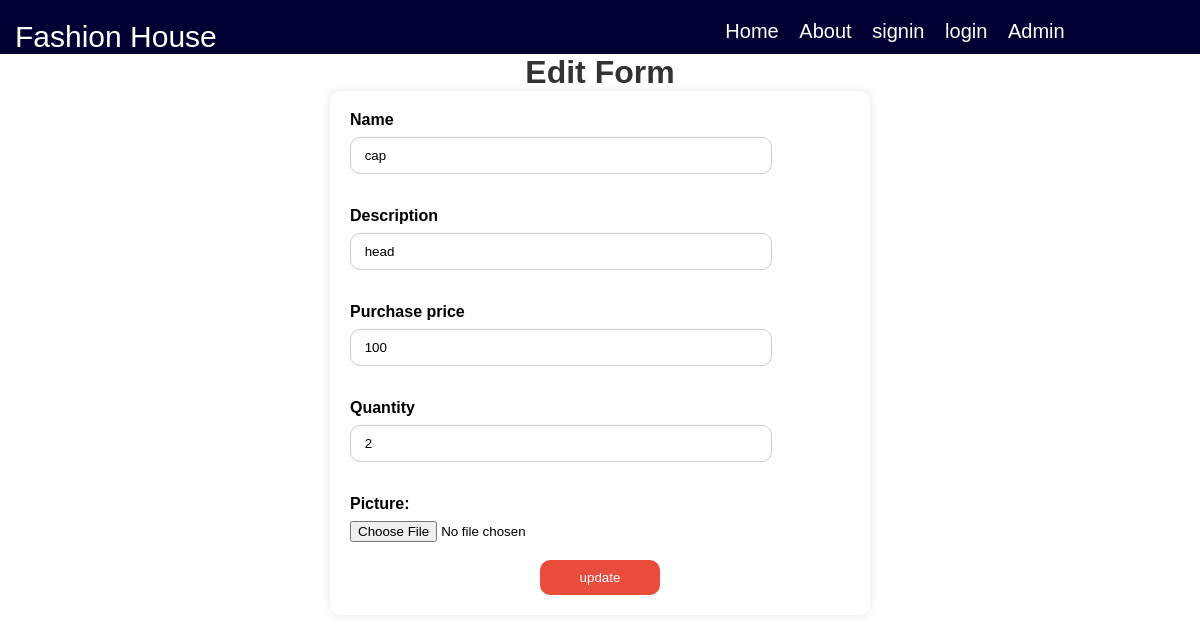
Screenshot of /editForm.php?edit_ID=5 (signed in) with the database file from the repository.
### tables this page shows
CREATE TABLE `product` (
  `id` int(11) NOT NULL,
  `name` varchar(100) NOT NULL,
  `description` varchar(100) NOT NULL,
  `price` int(11) NOT NULL,
  `quantity` int(11) NOT NULL,
  `image` varchar(100) NOT NULL
);

### editForm.php (the view, shortened to what this page needs)
<?php
	include "dbconnect.php";
	$ID=$_GET['edit_ID'];
	$sql="SELECT * FROM product where ID='$ID'";
	$result=$conn->query($sql);
	$arr=$result->fetch_assoc();
	$nam=$arr['name'];
	$Description=$arr['description'];
	$Purchase_price=$arr['price'];
	$Quantity=$arr['quantity'];
?>
<!DOCTYPE html>
<html lang="en">
  <link rel="stylesheet" href="style.css">
   <head>
</head>
<body>
<header>
            <div class="navbar">
                <div class="top-left">
                    <p>Fashion House</p>
                </div>
                <div class="top-right">
                    <div class="top-right-text">
                        <a href="index.php">Home</a>
                        <a href="About.php">About</a>
                        <a href="register.php">signin</a>
                        <a href="login.php">login</a>
						<a href="#">Admin</a>
                    </div>
                </div>
            </div>
        </header>
		<h1>Edit Form</h1>
		<form method="POST" action="edit.php?d_ID=<?php echo $ID?>">
			<label>Name</label>
			<input type="text" value= " <?php echo $nam ?> " name="f_name" required> <br> <br>
			<label>Description</label>
			<input type="text" placeholder="Description" value= " <?php echo $Description ?> " name="f_description" required> <br> <br>
			<label>Purchase price</label>
			<input type="text" placeholder="Purchase_price" value= " <?php echo $Purchase_price ?> " name=" Purchase_price" required> <br> <br>
			<label>Quantity</label>
			<input type="text" placeholder="Quantity" value= " <?php echo $Quantity ?> " name="Quantity" required> <br> <br>
      <label for="img">Picture:</label>
       <input type="file" name="uploadfile" id="uploadfile"><br><br>
			<input type="submit" value="update">
		</form>
</body>

### style.css (style rules this page uses)
* { margin: 0; padding: 0; }
body { font-family: 'Poppins', sans-serif; background-color: gainsboro; overflow-x: hidden; }
header { background-color: #000033; }
.navbar { display: flex; justify-content: space-between; color: #3A3A3A; }
.top-left { font-weight: 700px; font-size: 30px; margin-top: 20px; margin-left: 15px; }
.top-left p { color: white; }
.top-right { display: flex; width: 50vw; justify-content: center; margin-top: 20px; margin-right: 5px; }
.top-right-text { display: flex; font-size: 20px; justify-content: space-around; width: 60%; }
.top-right-text a { text-decoration: none; color: white; }

### editForm.php (style rules this page uses)
body { font-family: Arial, sans-serif; background-color:white; }
h1 { text-align: center; color: #333; }
form { max-width: 500px; margin: 0 auto; padding: 20px; background-color: #fff; border-radius: 10px; box-shadow: 0px 0px 10px rgba(0, 0, 0, 0.1); }
label { display: block; margin-bottom: 8px; font-weight: bold; }
input[type="text"], input[type="number"], textarea { width: 80%; padding: 10px; margin-bottom: 15px; border: 1px solid #ccc; border-radius: 10px; }
input[type="submit"] { background-color: #e74c3c; color: #fff; padding: 10px 40px; border: none; border-radius: 10px; cursor: pointer; display: block; margin: 0 auto; }

### rows the page displays
product: f_name "cap", f_description "head", price "100", Quantity "2"
